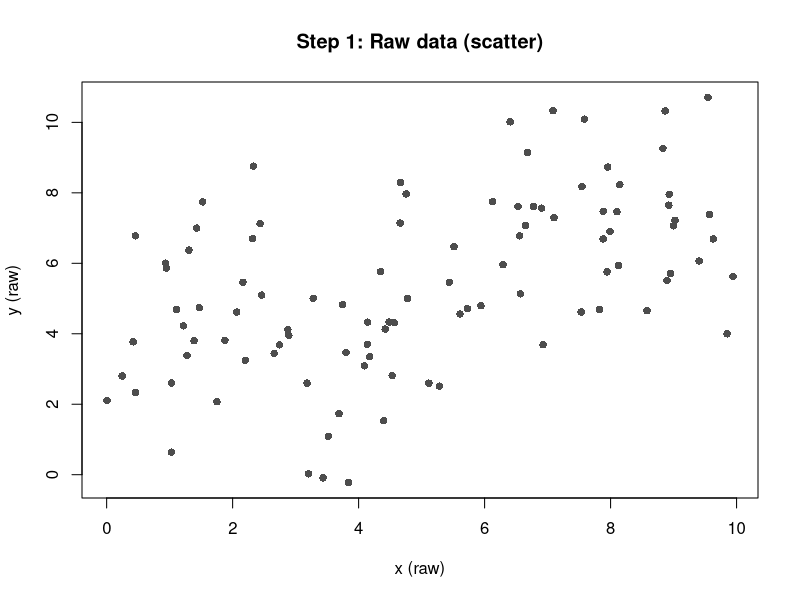
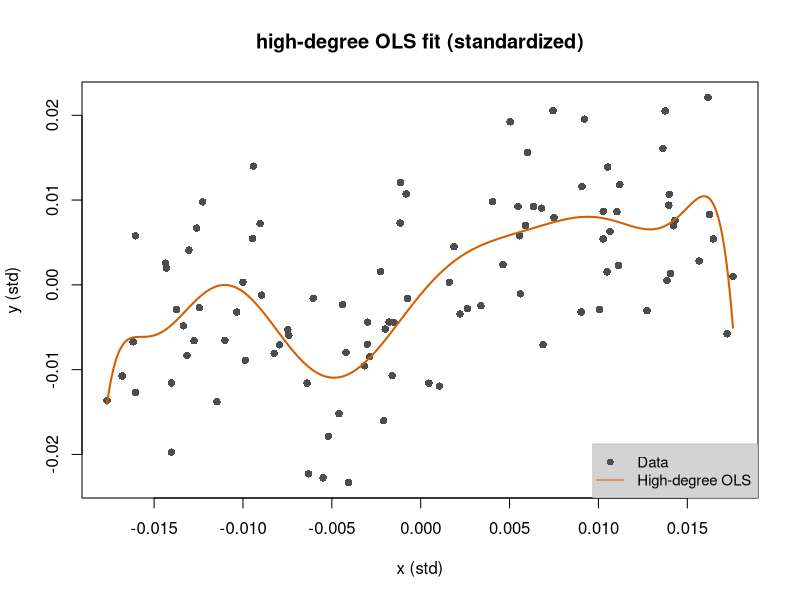
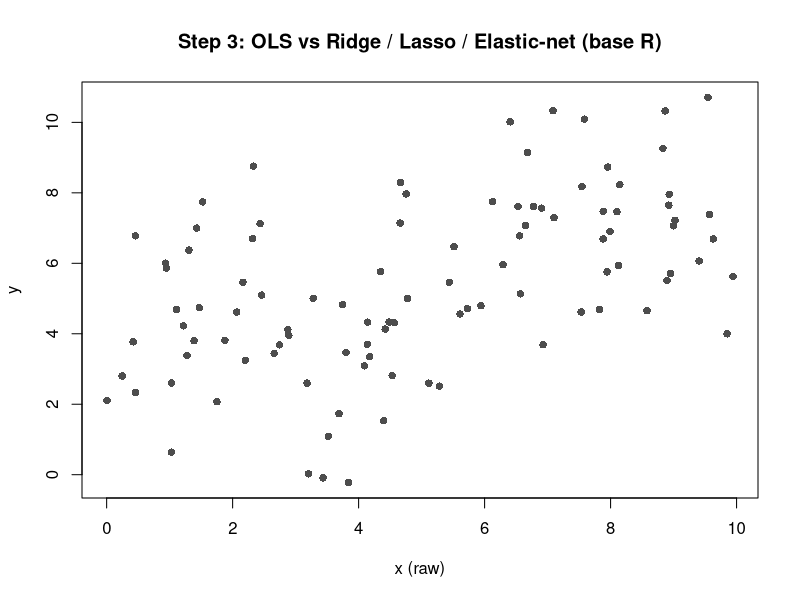

Here is the R script that generated these plots, in order: (Note: this script raises an error after producing the figures.)
# Easy-to-interpret R script: one predictor, one response (positive correlation + wiggles)
# Fits: high-degree OLS (overfit), ridge (alpha=0), lasso (alpha=1), elastic-net (alpha=0.5)
# Plots: scatter + true function + fitted curves
set.seed(123)

# Packages
library(glmnet)
library(ggplot2)

# Correlation-transformation helper (center & scale to unit SD)
corr_transform <- function(v) as.numeric((1/(length(v)-1))*(v - mean(v)) / sd(v))

# 1) Simulate data (positive linear trend + three "wiggles")
n <- 100
x_raw <- runif(n, 0, 10)
true_fun <- function(x) 2 + 0.6 * x + 1.5 * sin(1.2 * x) + 0.8 * sin(0.35 * x) + 0.6 * cos(0.75 * x)
y_raw <- true_fun(x_raw) + rnorm(n, sd = 2)   # response in original scale
df <- data.frame(x_raw = x_raw, y_raw = y_raw)

# Basic scatterplot of the raw data (base R) - Step 1
plot(df$x_raw, df$y_raw, pch = 16, col = "grey30",
     main = "Step 1: Raw data (scatter)",
     xlab = "x (raw)", ylab = "y (raw)")

# 2) Standardize predictor using correlation transform (center & scale)
x <- corr_transform(x_raw)    # standardized predictor
y <- corr_transform(y_raw)    # standardized response
df$x <- x
df$y <- y

# Fit a high-degree polynomial OLS (encourage overfitting)
# unstandardized
lm_poly_raw <- lm(y_raw ~ poly(x_raw, deg=10, raw = TRUE), data = df)
summary(lm_poly_raw)

########  READ ###############
# raw high‑degree polynomials can produce very large or very small numbers 
# (see the enormous coefficient magnitudes in the standardized-output summary), 
# which worsens numerical precision and makes SEs unreliable.
###############################

# standardized
deg <- 10
lm_poly <- lm(y ~ poly(x, deg, raw = TRUE), data = df)
summary(lm_poly)

# Plot OLS fit 
xg <- seq(min(x), max(x), length.out = 300)
pred_lm <- predict(lm_poly, newdata = data.frame(x = xg))

plot(df$x, df$y, pch = 16, col = "grey30",
     main = "high-degree OLS fit (standardized)",
     xlab = "x (std)", ylab = "y (std)")
lines(xg, pred_lm, col = "#D55E00", lwd = 2)
legend("bottomright",
       legend = c("Data", "High-degree OLS"),
       pch = c(16, NA),
       lty = c(NA, 1),
       col = c("grey30", "#D55E00"),
       bty = "o", # draw box
       bg = "lightgray", # background color of the box
       box.col = adjustcolor("darkgray", alpha.f = 0.6),
       cex = 0.9)

# 3) # Use raw x/y and let glmnet standardize (default)
X <- model.matrix(~ poly(x_raw, deg, raw = TRUE), data = df)[ , -1]  # drop intercept col for glmnet
y_vec <- df$y_raw

# Fit regularized models (cv.glmnet) with standardize = FALSE
cv_ridge <- cv.glmnet(X, y_vec, alpha = 0, nfolds = 10, type.measure = "mse",family="gaussian")
cv_ridge
# Note default family is Gaussian and for Gaussian, default measure is MSE
cv_lasso <- cv.glmnet(X, y_vec, alpha = 1, nfolds = 10)
cv_lasso

########  READ  ###########
# lambda.min is the value of lambda that gives the smallest cross‑validated error; 
# lambda.1se is the largest (i.e., most regularized / simpler) lambda
# whose mean CV error is within one standard error of the minimum. 
# The 1‑se rule favors a simpler, more stable model with nearly the same 
# CV performance as the best (min) model.
###########################

# CV to find alpha for elastic net
train_rows <- sample(1:n, .66*n)
x.train <- X[train_rows, ]
x.test <- X[-train_rows, ]

y.train <- y[train_rows]
y.test <- y[-train_rows]

alphas <- seq(0, 1, by = 0.1)
list.of.fits <- vector("list", length(alphas))
names(list.of.fits) <- as.character(alphas)

# fit CV for each alpha (glmnet will standardize columns by default)
for(i in seq_along(alphas)) {
  a <- alphas[i]
  list.of.fits[[i]] <- cv.glmnet(x.train, y.train, alpha = a, nfolds = 10)
}

# evaluate on test set using lambda.1se and lambda.min
results <- data.frame(alpha = alphas,
                      mse_1se = NA_real_,
                      mse_min = NA_real_)

for(i in seq_along(alphas)) {
  fit <- list.of.fits[[i]]
  pred_1se <- predict(fit, newx = x.test, s = "lambda.1se")
  pred_min <- predict(fit, newx = x.test, s = "lambda.min")
  results$mse_1se[i] <- mean((y.test - pred_1se)^2)
  results$mse_min[i] <- mean((y.test - pred_min)^2)
}

print(results)        # compare performance across alphas

##########  READ ############
# two different comparisons because mse_1se and mse_min were computed from different models: 
# mse_1se uses the model fit at each fit’s lambda.1se (the simpler, more regularized choice), 
# mse_min uses the model fit at lambda.min (with smallest CV error). 
# Those are different lambda values (and thus different fitted models) for each alpha, so
# the best alpha can differ depending on which rule you evaluate. 
# Differences are also very small, so sampling/noise can easily change the winner.
#############################

# choose best alpha (example: by mse_1se)
best_idx <- which.min(results$mse_1se)
best_alpha <- results$alpha[best_idx]
best_fit <- list.of.fits[[best_idx]]
best_lambda <- best_fit$lambda.1se

cat("Best alpha (by test MSE at lambda.1se):", best_alpha,
    "with lambda.1se =", round(best_lambda, 5), "\n")

# inspect coefficients at chosen alpha/lambda
print(coef(best_fit, s = "lambda.1se"))

# (Optional) Refit final model on the full dataset using chosen alpha & lambda
# x_full and y_full should be the model.matrix and response using all available data
final_fit_ridge <- glmnet(X, y_raw, alpha = 0, lambda = cv_ridge$lambda.1se)
print(coef(final_fit_ridge))
final_fit_lasso <- glmnet(X, y_raw, alpha = 1, lambda = cv_lasso$lambda.1se)
print(coef(final_fit_lasso))
final_fit_enet <- glmnet(X, y_raw, alpha = best_alpha, lambda = best_lambda)
print(coef(final_fit_enet))

# Prediction grid on raw scale and corresponding design matrix
xg_raw <- seq(min(x_raw), max(x_raw), length.out = 300)
Xg <- model.matrix(~ poly(xg_raw, deg, raw = TRUE), data = data.frame(xg_raw = xg_raw))[ , -1]

# Predictions on grid (use design matrix built from standardized xg)
pred_ridge <- as.numeric(predict(final_fit_ridge, newx = Xg, s = "lambda.1se"))
pred_lasso <- as.numeric(predict(final_fit_lasso, newx = Xg, s = "lambda.1se"))
pred_enet  <- as.numeric(predict(final_fit_enet,  newx = Xg, s = "lambda.1se"))

# Base R plot overlaying OLS and the three regularized fits (Step 3)
plot(df$x_raw, df$y_raw, pch = 16, col = "grey30",
     main = "Step 3: OLS vs Ridge / Lasso / Elastic-net (base R)",
     xlab = "x (raw)", ylab = "y")
lines(xg_raw, pred_lm_raw,    col = "#D55E00", lwd = 2)  # OLS (overfit)
lines(xg_raw, pred_ridge, col = "#0072B2", lwd = 2)  # Ridge
lines(xg_raw, pred_lasso, col = "#009E73", lwd = 2)  # Lasso
lines(xg_raw, pred_enet,  col = "#CC79A7", lwd = 2)  # Elastic-net
legend("topleft", legend = c("Data","OLS (deg 10)","Ridge","Lasso","Elastic-net"),
       col = c("grey30","#D55E00","#0072B2","#009E73","#CC79A7"),lwd=2,
       pch = c(16, NA, NA, NA, NA), lty = c(NA,1,1,1,1), bty = "n")

# 4) Fancy ggplot comparison (keeps your original ggplot approach) - final compare
plot_df <- data.frame(
  x = xg_raw,
  true = true_fun(xg_raw),
  lm = pred_lm_raw,
  ridge = pred_ridge,
  lasso = pred_lasso,
  enet = pred_enet
)

p <- ggplot() +
  # map data points to a label so they appear in the legend
  geom_point(data = df, aes(x = x_raw, y = y_raw, color = "Data"), alpha = 0.7) +
  # map each line to a label (string inside aes -> shows in legend)
  geom_line(data = plot_df, aes(x = x, y = true, color = "True"), size = 1, linetype = "dashed") +
  geom_line(data = plot_df, aes(x = x, y = lm, color = "OLS"), size = 0.9) +
  geom_line(data = plot_df, aes(x = x, y = ridge, color = "Ridge"), size = 0.9) +
  geom_line(data = plot_df, aes(x = x, y = lasso, color = "Lasso"), size = 0.9) +
  geom_line(data = plot_df, aes(x = x, y = enet, color = "Elastic-net"), size = 0.9) +
  # define the exact colors and the legend title
  scale_color_manual(name = "Model",
                     values = c(
                       "Data" = "grey30",
                       "True" = "black",
                       "OLS" = "#D55E00",
                       "Ridge" = "#0072B2",
                       "Lasso" = "#009E73",
                       "Elastic-net" = "#CC79A7"
                     )) +
  labs(title = "OLS (high-degree) vs Ridge, Lasso, Elastic-net",
       subtitle = "Points = data, dashed = true function; colored curves = fitted models",
       y = "y", x = "x") +
  theme_minimal() +
  # make legend lines/points display nicely
  guides(color = guide_legend(override.aes = list(
    linetype = c("blank", "solid", "solid", "solid", "solid", "dashed"),
    shape    = c(16, NA, NA, NA, NA, NA)
  )))
print(p)
